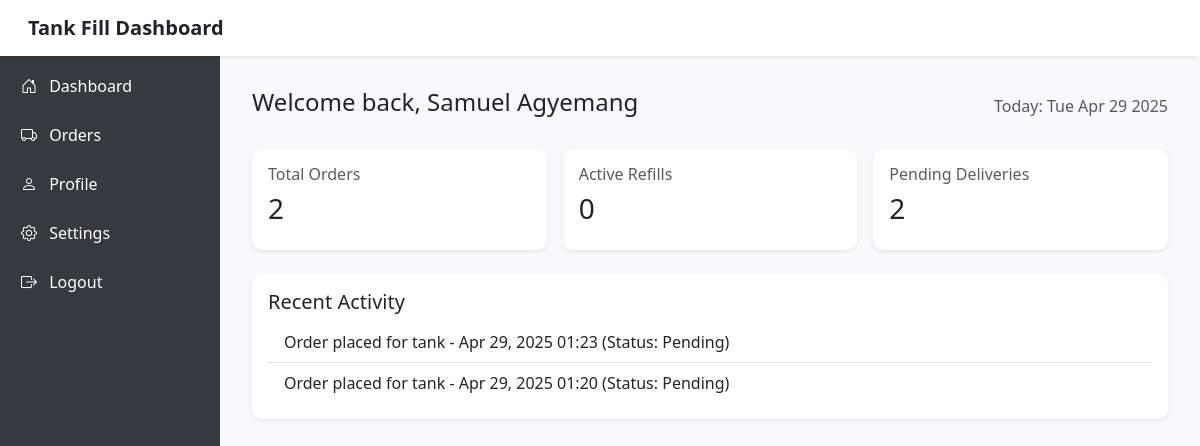
Page /customer_dashboard/ (signed in) on the earlier database version.
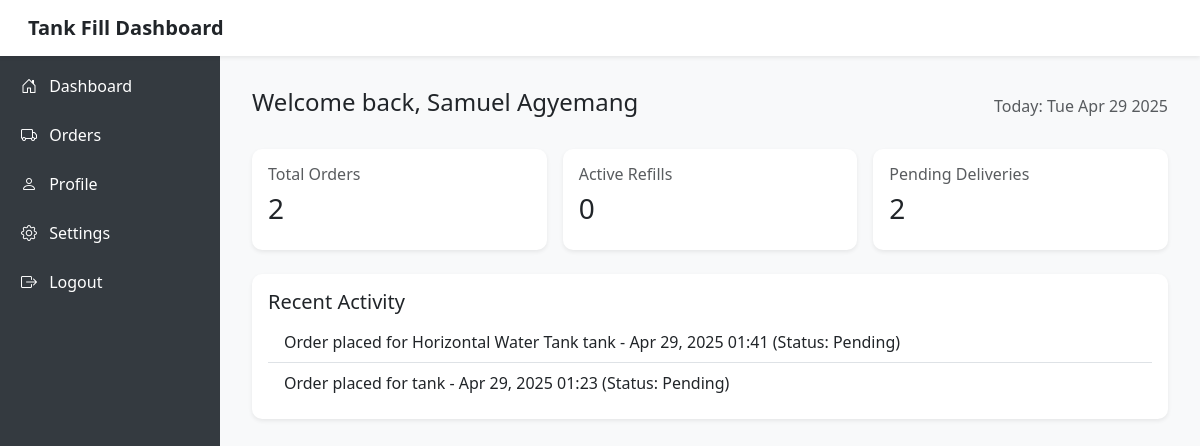
Same page on the later database version.
### authentication/models.py (models this page shows, shortened)
class Order(models.Model):
    order_id = UniqueIDField(primary_key=True, editable=False, unique=True)
    customer = models.ForeignKey(User, on_delete=models.CASCADE, related_name="orders", limit_choices_to={'is_customer': True})
    vendor = models.ForeignKey(Vendor, on_delete=models.CASCADE, related_name="orders")
    order_date = models.DateTimeField(auto_now_add=True)
    payment_method = models.CharField(max_length=100, choices=PAYMENT_METHODS)
    litres = models.CharField(max_length=100, null=True)
    tank_type = models.CharField(max_length=200, choices=TANK_CHOICES)
    status = models.CharField(
        max_length=20, choices=DELIVERY_STATUS, default='Pending'
    )
    is_complete = models.BooleanField(default=False)
    delivery_location = models.CharField(max_length=200, null=True, blank=True)

### authentication/views.py (the view)
# urls.py: path('customer_dashboard/', CustomerDashboard.as_view(), name='customer_dashboard'),
@method_decorator((login_required, customer_required), name='dispatch')
class CustomerDashboard(View):
    template_name = 'customer/customer_dashboard.html'
    def get(self, request,*args,**kwargs):
        orders = Order.objects.filter(customer=request.user).order_by('-order_date')
        completed_orders = orders.filter(is_complete=True)
        pending_orders = orders.filter(is_complete=False)
        active_refills = orders.filter(status='Delivered')
        context = {
            'orders': orders,
            'completed_orders_count': completed_orders.count(),
            'pending_orders_count': pending_orders.count(),
            'active_refills_count': active_refills.count(),
        }
        return render(request, self.template_name,context)

### authentication/models.py (called while the page is built)
    def get_full_name(self):
        return f"{self.full_name}"

### templates/customer/customer_dashboard.html (shortened to what this page needs)
<!DOCTYPE html>
<html lang="en">
<head>
  <link href="https://cdn.jsdelivr.net/npm/bootstrap@5.3.0/dist/css/bootstrap.min.css" rel="stylesheet"/>
  <link rel="stylesheet" href="https://cdn.jsdelivr.net/npm/bootstrap-icons@1.10.5/font/bootstrap-icons.css">
</head>
<body>
<nav class="navbar navbar-light bg-white shadow-sm p-3 sticky-top">
  <div class="container-fluid">
    <h5 class="mb-0 fw-bold">Tank Fill Dashboard</h5>
  </div>
</nav>
<div class="sidebar-desktop d-none d-md-block">
  <h4 class="mb-4">Tank Fill</h4>
  <a href="{% url 'customer_dashboard' %}"><i class="bi bi-house-door me-2"></i> Dashboard</a>
  <a href="{% url 'customer_orders' %}"><i class="bi bi-truck me-2"></i> Orders</a>
  <a href="#"><i class="bi bi-person me-2"></i> Profile</a>
  <a href="#"><i class="bi bi-gear me-2"></i> Settings</a>
  <a href="{% url 'logout' %}"><i class="bi bi-box-arrow-right me-2"></i> Logout</a>
</div>
<div class="main-content">
  <div class="d-flex justify-content-between align-items-center mb-4">
    <h2 class="h4">Welcome back, {{request.user.get_full_name}}</h2>
    <span class="text-muted">Today: <span id="date"></span></span>
  </div>
  <div class="row g-3 mb-4">
    <div class="col-sm-6 col-lg-4">
      <div class="card shadow-sm p-3">
        <h6 class="text-muted">Total Orders</h6>
        <h3>{{ orders.count }}</h3>
      </div>
    </div>
    <div class="col-sm-6 col-lg-4">
      <div class="card shadow-sm p-3">
        <h6 class="text-muted">Active Refills</h6>
        <h3>{{ active_refills_count }}</h3>
      </div>
    </div>
    <div class="col-sm-6 col-lg-4">
      <div class="card shadow-sm p-3">
        <h6 class="text-muted">Pending Deliveries</h6>
        <h3>{{ pending_orders_count }}</h3>
      </div>
    </div>
  </div>
  <div class="card shadow-sm p-3">
    <h5>Recent Activity</h5>
    <ul class="list-group list-group-flush">
      {% for order in orders|slice:":5" %}
        <li class="list-group-item">
          Order placed for {{ order.tank_type|title }} tank - {{ order.order_date|date:"M d, Y H:i" }} (Status: {{ order.status }})
        </li>
      {% empty %}
        <li class="list-group-item">No recent activities yet.</li>
      {% endfor %}
    </ul>
  </div>
</div>
</body>
</html>

Differences in the rows shown:
no longer on this page (row edited): Order: order_date "Apr 29, 2025 01:20", status "Pending"
added Order: tank_type "Horizontal Water Tank", order_date "Apr 29, 2025 01:41", status "Pending"
